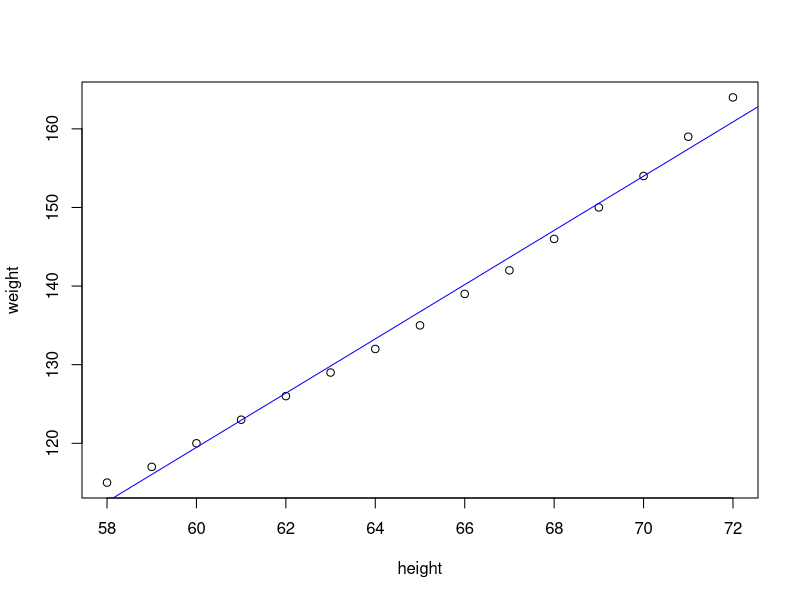
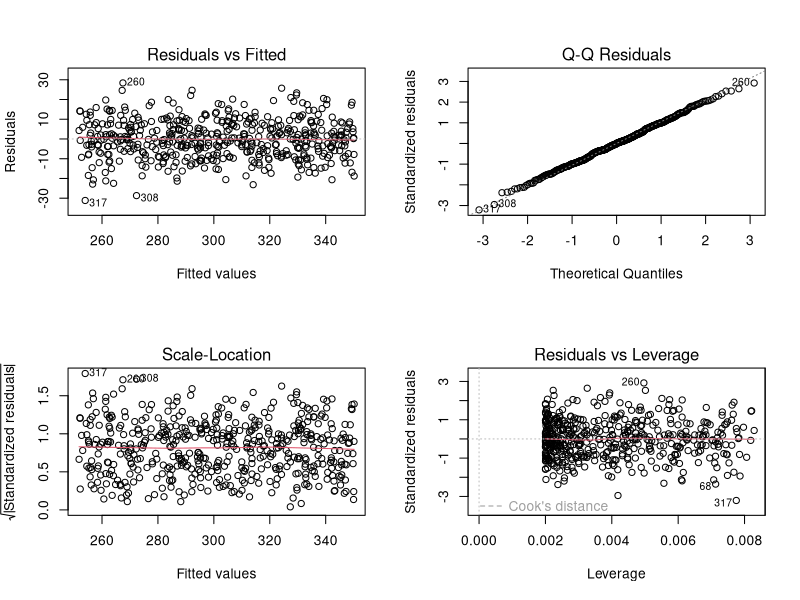
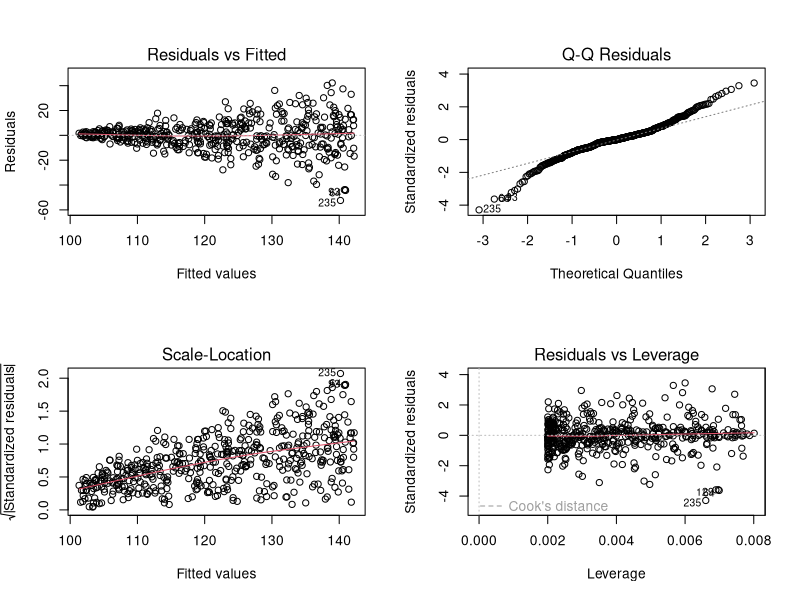
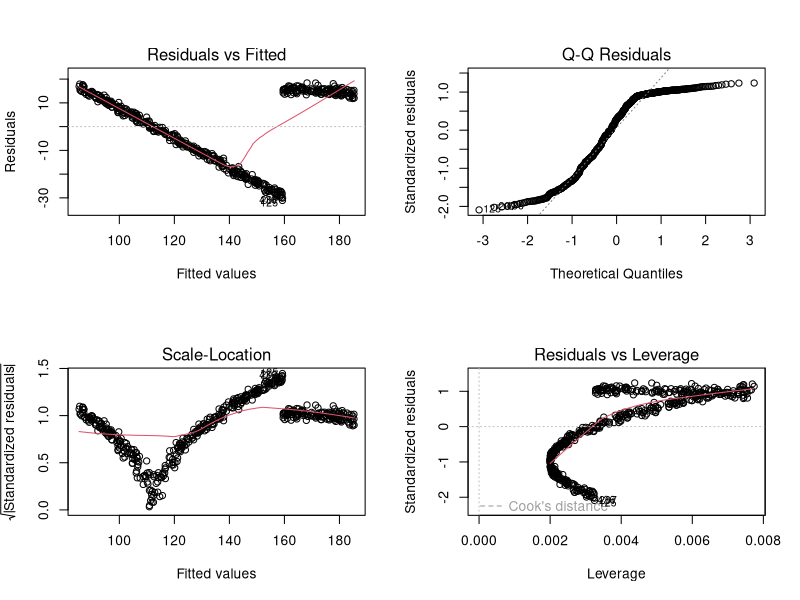
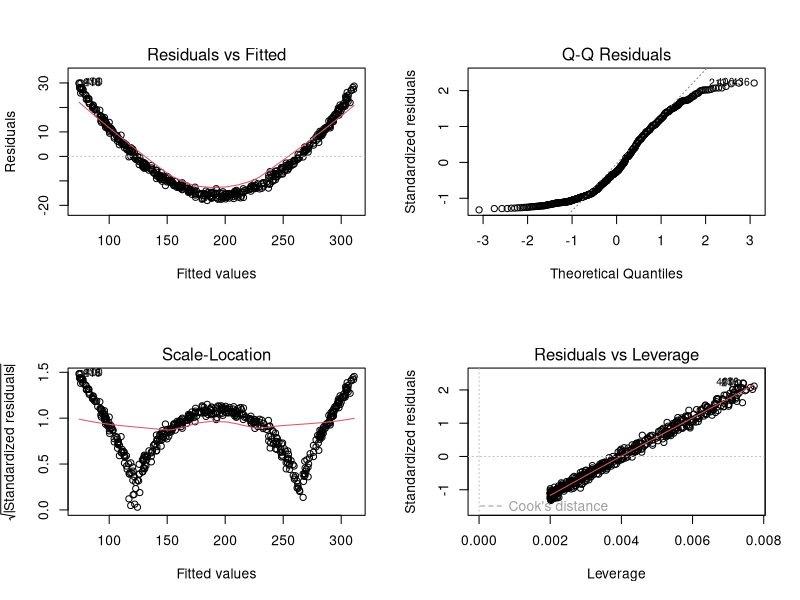
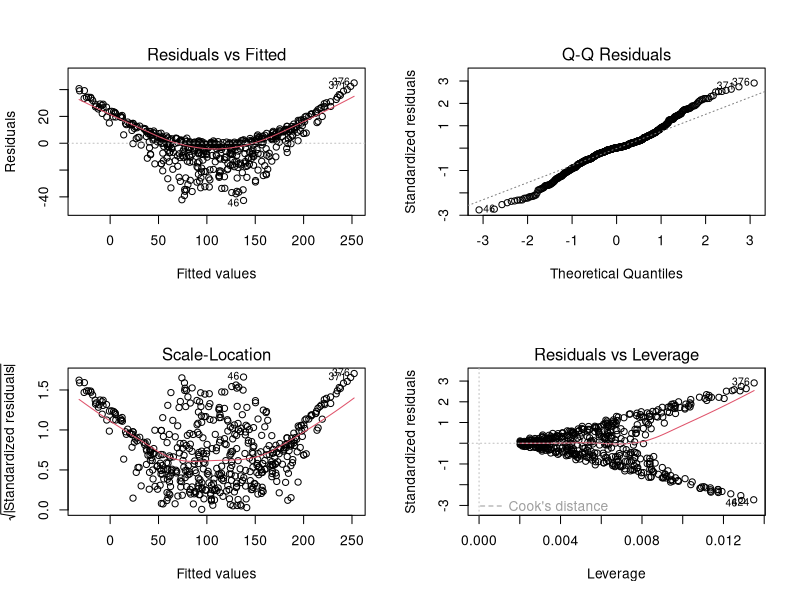
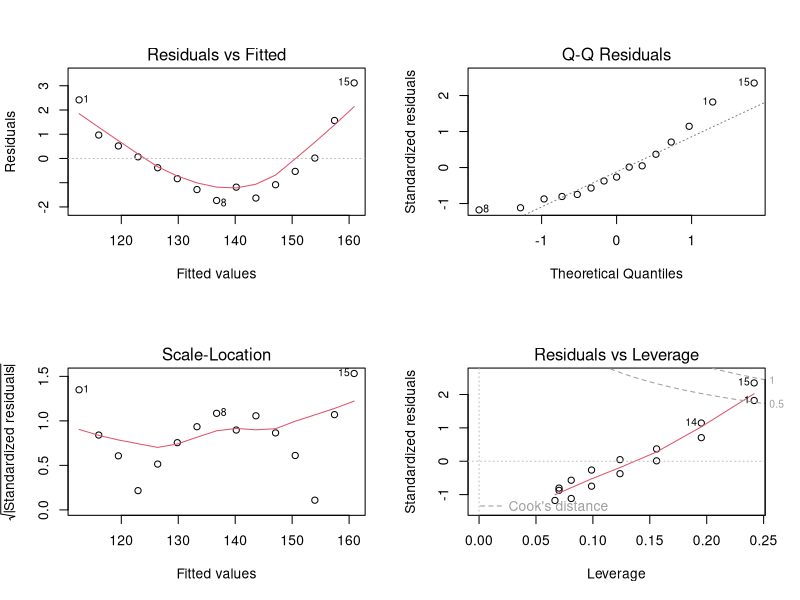
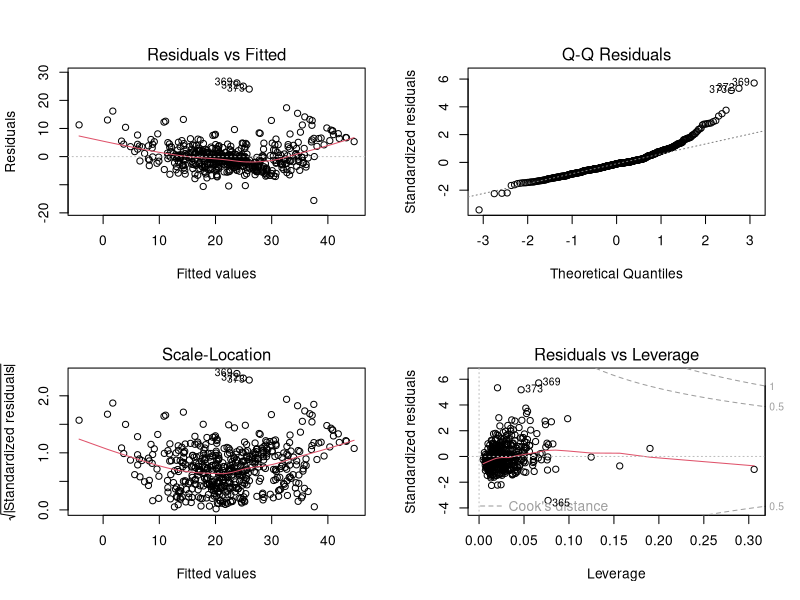

The R script that drew these images, in order: (Note: this script raises an error after producing the figures.)
#Session 7

# Regression Diagnostics

View(women)
attach(women)
plot(height,weight)

reg1 = lm(weight~height)
summary(reg1)
abline(reg1,col="blue")

library(MASS)
View(Boston)
reg2 = lm(medv~.-indus-age,data=Boston)
summary(reg2)

#Scenario 1 : Simple Regression
x = runif(500,1,100) 
y = 250 + x + rnorm(500,0,10) 
reg1 = lm(y~x)
summary(reg1)  
err=reg1$residuals
shapiro.test(err)

opar = par() 
par(mfrow=c(2,2)) 
plot(reg1) 
par(opar)

#Scenario 2: Heteroscedasticity 
x = runif(500,1,20) 
y = 100+2*x + x*rnorm(500) 
reg1 = lm(y~x)

summary(reg1)  

opar = par() 
par(mfrow=c(2,2)) 
plot(reg1) 
par(opar)

err=reg1$residuals
shapiro.test(err) #plot shows that errors are not normally distributed. 
#There is heteroschedasticity in errors

#Scenario 3: Nonlinear 1 
x = runif(500,1,20) 
y = ifelse(x<15,100+2*x +rnorm(500),100+5*x+rnorm(500)) 
reg1 = lm(y~x)

summary(reg1)  

opar = par() 
par(mfrow=c(2,2)) 
plot(reg1) 
par(opar)

err=reg1$residuals
shapiro.test(err) 


#Scenario 4: Nonlinear 2 
x = runif(500,1,20) 
y = 100+2*x +0.5*x^2 + rnorm(500) 
reg1 = lm(y~x)

summary(reg1)  

opar = par() 
par(mfrow=c(2,2)) 
plot(reg1) 
par(opar)

err=reg1$residuals
shapiro.test(err) 

#Scenario 5: Interaction 
x1 = runif(500,1,20) 
x2 = runif(500,1,20) 
y = x1+4*x2+0.5*x1*x2 + rnorm(500) 
reg1 = lm(y~x1+x2)

summary(reg1)  

opar = par() 
par(mfrow=c(2,2)) 
plot(reg1) 
par(opar)

err=reg1$residuals
shapiro.test(err) 

#Checking the Women data again taking clues from above scenarios
reg1=lm(weight~height)
summary(reg1)  

opar = par() 
par(mfrow=c(2,2)) 
plot(reg1) 
par(opar)

err=reg1$residuals
shapiro.test(err) 

#Boston data 
reg1=lm(medv~.,data=Boston)
summary(reg1)  

opar = par() 
par(mfrow=c(2,2)) 
plot(reg1) 
par(opar)

err=reg1$residuals
shapiro.test(err) 

#Scenario 6
#Extreme values (x)
x = runif(500,1,100) 
y = 250 + x + rnorm(500,0,10) 
x[499] = 860 
reg1 = lm(y~x)
summary(reg1)  

opar = par() 
par(mfrow=c(2,2)) 
plot(reg1) 
par(opar)

err=reg1$residuals
shapiro.test(err) 

#Scenario 7
#Extreme values (y)
x = runif(500,1,100) 
y = 250 + x + rnorm(500,0,10) 
y[499] = 2000 
reg1 = lm(y~x)
summary(reg1)  

opar = par() 
par(mfrow=c(2,2)) 
plot(reg1) 
par(opar)

err=reg1$residuals
shapiro.test(err) 

#Scenario 8: Multicollinearity 
#if x1 and x2 are highly correlated, the coefficients of regression become unreliable
x1 = runif(500,1,10) 
lambda = 0.9 
x2 = (lambda*x1) + (1-lambda)*runif(500,1,10) 
cor(x1,x2) 
y = 2*x1 + x2 + rnorm(500,0,10) 
reg1 = lm(y~x1+x2)
summary(reg1)  

opar = par() 
par(mfrow=c(2,2)) 
plot(reg1) 
par(opar)

err=reg1$residuals
shapiro.test(err) 

#Formal Tests
library(MASS)
library(car)

x = runif(500,1,100) 
y = 250 + x + rnorm(500,0,10) 
reg1 = lm(y~x)
ncvTest(reg1) #For homoscadesticity
#Null hypothesis for ncvtest is that errors are homoscadestic

x = runif(500,1,20) 
y = 100+2*x + x*rnorm(500) 
reg1 = lm(y~x)
ncvTest(reg1)

reg1=lm(medv~.,data=Boston)
ncvTest(reg1)
spreadLevelPlot(reg1)

#Cooks distance to find influential observation
x = runif(500,1,100) 
y = 250 + x + rnorm(500,0,10) 
x[499] = 860 
reg1 = lm(y~x)
z=cooks.distance(reg1)
round(z,4)
cutoff = 4/length(x)
z[z>cutoff]
plot(reg1,which = 4, cook.levels = cutoff)
abline(h=cutoff,col="red")


reg1=lm(medv~.,data=Boston)
z=cooks.distance(reg1)
round(z,4)
cutoff = 4/nrow(Boston)
z[z>cutoff]
plot(reg1,which = 4, cook.levels = cutoff)
abline(h=cutoff,col="red")


reg2=lm(medv~.,data=Boston[-c(369,373),])
z=cooks.distance(reg2)
round(z,4)
cutoff = 4/nrow(Boston)
z[z>cutoff]
plot(reg2,which = 4, cook.levels = cutoff)
abline(h=cutoff,col="red")

round(reg1$coefficients,4)
round(reg2$coefficients,4)
cbind(round(reg1$coefficients,4), round(reg2$coefficients,4))

#VIF - Multicollinearity

x1 = runif(500,1,10) 
lambda = 0.2 #change values of lambda and observe change in vif
x2 = (lambda*x1) + (1-lambda)*runif(500,1,10) 
cor(x1,x2) 
y = 2*x1 + x2 + rnorm(500,0,10) 
reg1 = lm(y~x1+x2)
vif(reg1) #keep vif less than 4 ideallys

reg2=lm(medv~.,data=Boston)
vif(reg2)
summary(reg2)


reg1 = lm(weight~height,data=women)
summary(reg1)
ncvTest(reg1)
z=cooks.distance(reg1)
round(z,4)
cutoff = 4/nrow(Boston)
z[z>cutoff]
plot(reg1,which = 4, cook.levels = cutoff)
abline(h=cutoff,col="red")
vif(reg1)


#Weighted Least Square Regression and Robust Regression
x = runif(500,1,100) 
y = 250 + x + rnorm(500,0,10) 
x[499] = 860 

reg1 = lm(y~x)
summary(reg1)  
z = cooks.distance(reg1)
cutoff = 4/length(x)
w = ifelse(z<cutoff, 1, cutoff/z)
reg2 = lm(y~x,weights = w)
summary(reg2)
reg3 = rlm(y~x) #Robust linear regression
summary(reg3)


reg1=lm(medv~.,data=Boston)
summary(reg1)
z = cooks.distance(reg1)
cutoff = 4/nrow(Boston)
w = ifelse(z<cutoff, 1, cutoff/z)
reg2 = lm(medv~.,data=Boston)
summary(reg2)
reg3 = rlm(medv~.,data=Boston) #Robust linear regression
summary(reg3)


x = runif(500,1,20) 
y = 100+2*x +0.5*x^2 + rnorm(500) 
reg1 = lm(y~x)
summary(reg1)  
opar = par() 
par(mfrow=c(2,2)) 
plot(reg1) 
par(opar)
reg2 = lm(y~x+I(x^2))
summary(reg2)
anova(reg1,reg2) #evaluate both models using anova
AIC(reg1,reg2) #evaluate both models using AIC
opar = par() 
par(mfrow=c(2,2)) 
plot(reg2) 
par(opar)


reg1 = lm(weight~height,data=women)
summary(reg1)
opar = par() 
par(mfrow=c(2,2)) 
plot(reg1) 
par(opar)

reg2 = lm(weight~height+I(height^2),data=women)
summary(reg2)
anova(reg1,reg2) #evaluate both models using anova
AIC(reg1,reg2) #evaluate both models using AIC
opar = par() 
par(mfrow=c(2,2)) 
plot(reg2) 
par(opar)

reg3 = lm(weight~height+I(height^2)+I(height^3),data=women)
summary(reg3)
anova(reg1,reg2,reg3) #evaluate both models using anova
AIC(reg1,reg2,reg3) #evaluate both models using AIC
opar = par() 
par(mfrow=c(2,2)) 
plot(reg3) 
par(opar)

#If something in 'y' needs to be transformed, it is BoxCox!!!
#boxcox gives modification in LHS structure
reg1=lm(medv~.,data=Boston)
boxCox(reg1,family="yjPower",plotit = T)
reg2=lm(log(medv)~.,data=Boston)
summary(reg1)
summary(reg2)
#here we did not use anova or aic because the target is different here

reg1 = lm(weight~height,data=women)
boxCox(reg1,family="yjPower",plotit = T)
summary(reg1)


x = runif(500,1,20) 
y = 100+2*x +0.5*x^2 + rnorm(500) 
reg1 = lm(y~x)
boxCox(reg1,family="yjPower",plotit = T)


#Box-tidwell only takes in consideration positive values
#Box-tidwell gives power to RHS
x = runif(500,1,100) 
y = 250 + x + rnorm(500,0,10) 
boxTidwell(y~x)


x = runif(500,1,20) 
y = 100+2*x +0.5*x^2 + rnorm(500) 
boxTidwell(y~x)


reg1 = lm(weight~height,data=women)
reg2=lm(weight~height+I(height^4),data=women)
anova(reg1,reg2) #null hypothesis: errors coming from both regression are same
#we dont want the errors to be same
AIC(reg1,reg2)


boxTidwell(medv~age+dis+rad,data=Boston)


#step - suggests Interaction between variables

x1 = runif(500,1,20)
x2 = runif(500,1,20)
y= x1+4*x2+x1*x2+rnorm(500)

reg1 = lm(y~x1+x2)
res = step(reg1,~.^2)
res$anova

reg1 = lm(medv~.,data=Boston)
res = step(reg1,~.^2)
res$anova
